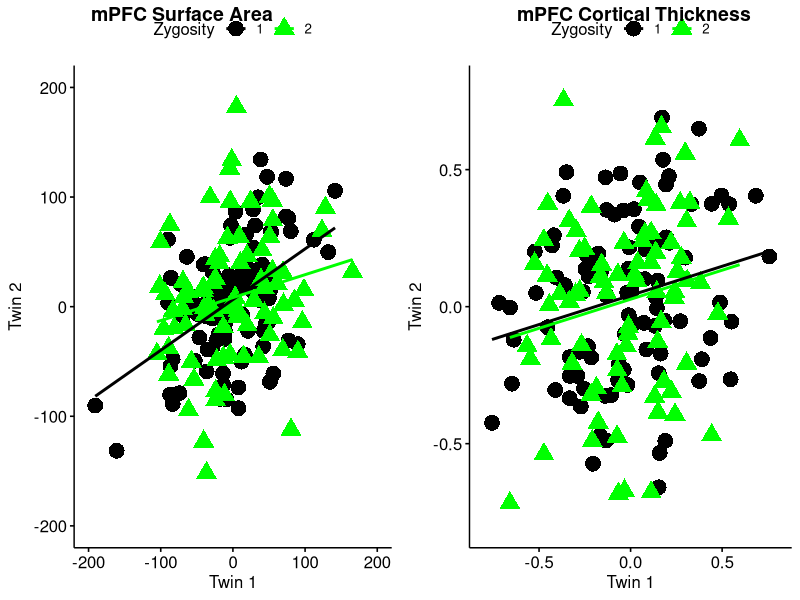
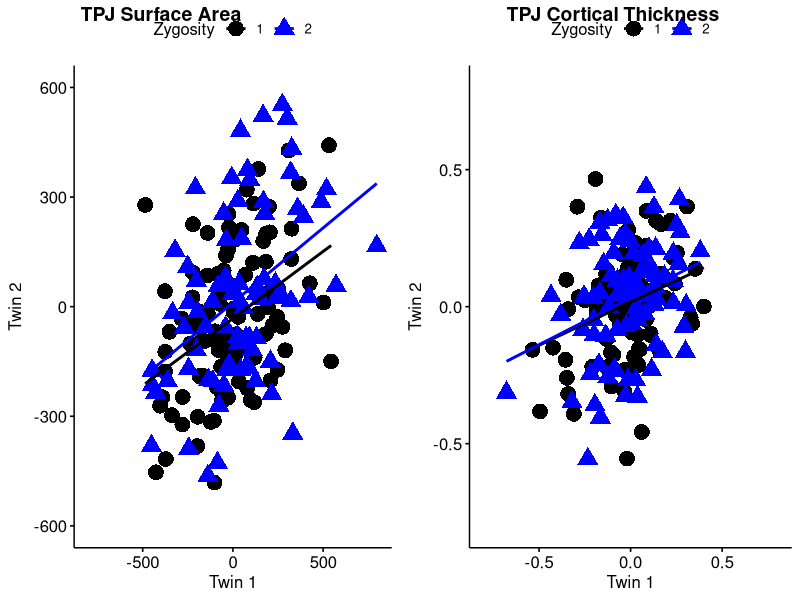
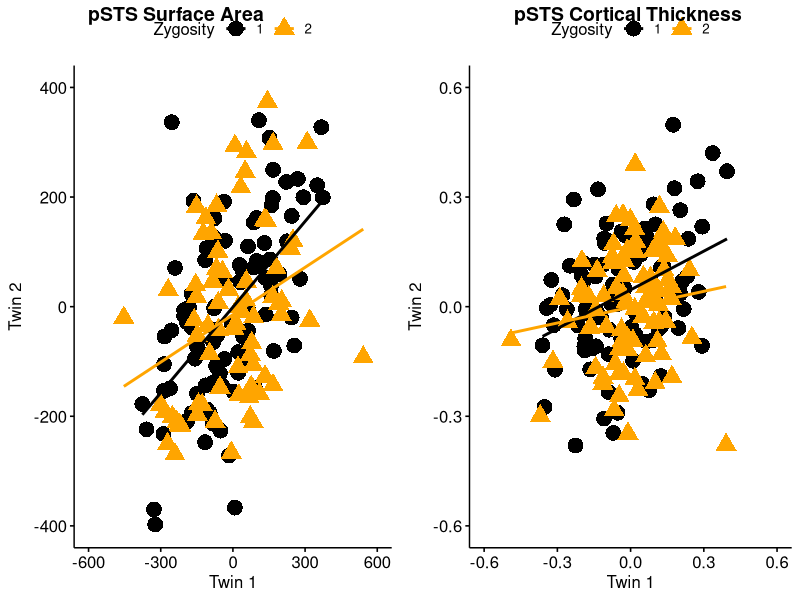
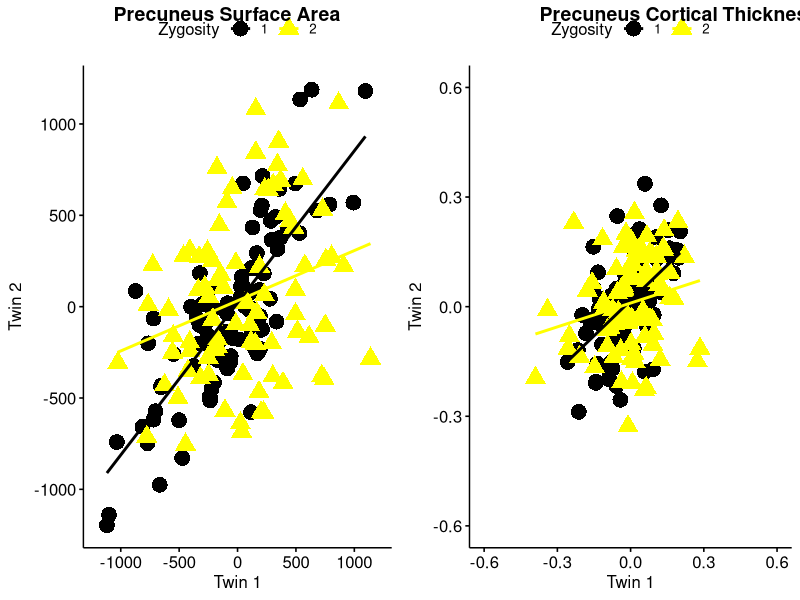
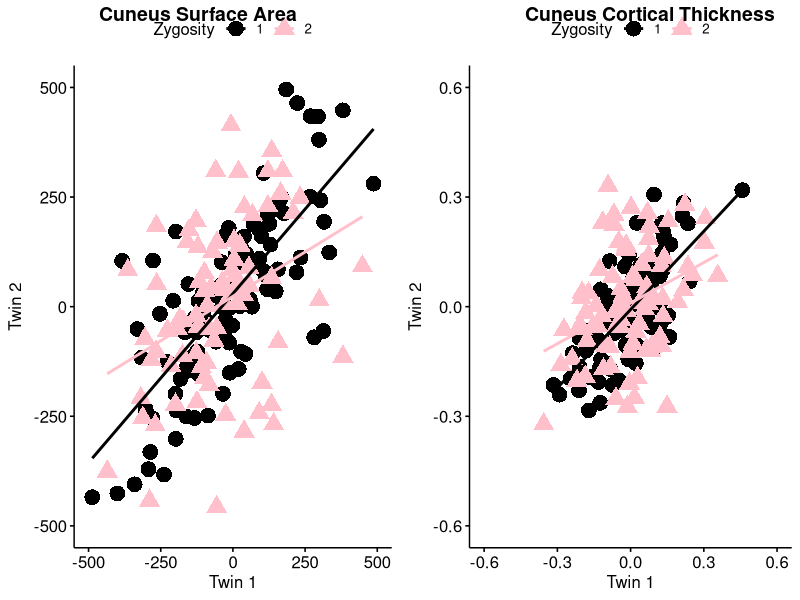
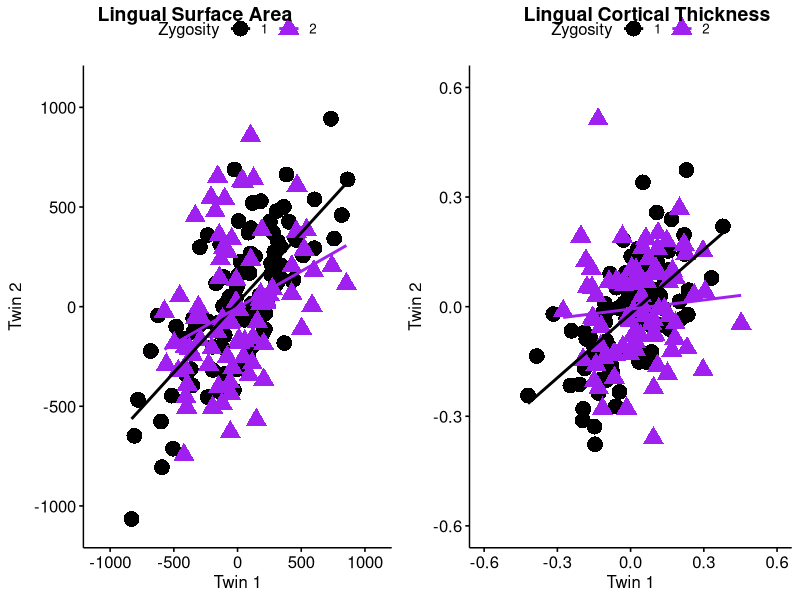

The R script that drew these images, in order:
## ---- chunk 1
knitr::opts_chunk$set(echo = TRUE)

options(repos = list(CRAN="http://cran.rstudio.com/"))
## ---- chunk 2
#setwd("J:/Workgroups/FSW/Zwaartekracht/Papers/Mara van der Meulen/2020_vanderMeulen_DCN/0. PublicationPackage/5. Processed data files")
setwd("J:/Workgroups/FSW/Zwaartekracht/Papers/Mara van der Meulen/2020_vanderMeulen_DCN/0. PublicationPackage/5. Processed data files")


### LOADING DATA ###
# Please note: In order to take into account effects of age, sex, and IQ on behavior and structural measures of the social brain, 
# we performed regression analyses on all outcome measures, with age, sex, and IQ as predictor variables.
# We then used the unstandardized residuals as variables in our subsequent analyses.



# For univariate analyses on heritability of bilateral brain structure, use file "vanderMeulen_DCN_2020_Data_BehGen_Univariate_Brain.csv"
## variables for surface area
### mPFC_SA_WINS_RES 
### TPJ_SA_RES
### pSTS_SA_RES 
### Precuneus_SA_RES 
### Cuneus_SA_RES
### Lingual_SA_RES

## variables for cortical thickness
### mPFC_CT_RES 
### TPJ_CT_WINS_RES 
### pSTS_CT_RES 
### Precuneus_CT_RES
### Cuneus_CT_RES 
### Lingual_CT_WINS_RES 

#If necessary, install the packages below.
#install.packages("ellipsis")
#install.packages("ggpubr")
#install.packages("car")

# Open required packages
library("ggpubr")
library("cowplot")
library("ggplot2")
library("dplyr")

## Open csv-file in R-studio, turn into data frame
dataTwinR<- read.csv2("vanderMeulen_DCN_2020_Data_BehGen_Univariate_Brain.csv", header=T, sep=",", dec=".")
dataTwinR<-data.frame(dataTwinR)

dataTwinR$Zygosity<-as.factor(dataTwinR$Zygosity)
## ---- chunk 3
mPFC_SA <- ggscatter(dataTwinR, x = "mPFC_SA_WINS_RES_C1", y = "mPFC_SA_WINS_RES_C2",
                     add = "reg.line",                         # Add regression line
                     color = "Zygosity", palette = c("black","green"),      # Color by groups  
                     shape = "Zygosity",                       # Change point shape by groups 
                     size = 5,
                     xlab = "Twin 1", ylab = "Twin 2") + ylim(-200, 200) + xlim (-200, 200)
  stat_cor(aes(color = Zygosity), method = "pearson",  cor.coef.name = "r", label.x = 3)           # Add correlation coefficient

mPFC_CT <- ggscatter(dataTwinR, x = "mPFC_CT_RES_C1", y = "mPFC_CT_RES_C2",
                     add = "reg.line",                         # Add regression line
                     color = "Zygosity", palette = c("black","green"),      # Color by groups  
                     shape = "Zygosity",                       # Change point shape by groups 
                     size = 5,
                     xlab = "Twin 1", ylab = "Twin 2") + ylim(-0.8, 0.8) + xlim (-0.8, 0.8)
  stat_cor(aes(color = Zygosity), method = "pearson",  cor.coef.name = "r", label.x = 3)           # Add correlation coefficient

ggarrange(mPFC_SA, mPFC_CT, #combine the figures
          labels = c("mPFC Surface Area", "mPFC Cortical Thickness"), 
          ncol = 2, nrow = 1) 
## ---- chunk 4
TPJ_SA <- ggscatter(dataTwinR, x = "TPJ_SA_RES_C1", y = "TPJ_SA_RES_C2",
                     add = "reg.line",                         # Add regression line
                     color = "Zygosity", palette = c("black","blue"),      # Color by groups  
                     shape = "Zygosity",                       # Change point shape by groups 
                     size = 5,
                     xlab = "Twin 1", ylab = "Twin 2") + ylim(-600, 600) + xlim (-800, 800)
  stat_cor(aes(color = Zygosity), method = "pearson",  cor.coef.name = "r", label.x = 3)           # Add correlation coefficient

TPJ_CT <- ggscatter(dataTwinR, x = "TPJ_CT_WINS_RES_C1", y = "TPJ_CT_WINS_RES_C2",
                     add = "reg.line",                         # Add regression line
                     color = "Zygosity", palette = c("black","blue"),      # Color by groups  
                     shape = "Zygosity",                       # Change point shape by groups 
                     size = 5,
                     xlab = "Twin 1", ylab = "Twin 2") + ylim(-0.8, 0.8) + xlim (-0.8, 0.8)
  stat_cor(aes(color = Zygosity), method = "pearson",  cor.coef.name = "r", label.x = 3)           # Add correlation coefficient

ggarrange(TPJ_SA, TPJ_CT, #combine the figures
          labels = c("TPJ Surface Area", "TPJ Cortical Thickness"), 
          ncol = 2, nrow = 1) 
## ---- chunk 5
pSTS_SA <- ggscatter(dataTwinR, x = "pSTS_SA_RES_C1", y = "pSTS_SA_RES_C2",
                     add = "reg.line",                         # Add regression line
                     color = "Zygosity", palette = c("black","orange"),      # Color by groups  
                     shape = "Zygosity",                       # Change point shape by groups 
                     size = 5,
                     xlab = "Twin 1", ylab = "Twin 2") + ylim(-400, 400) + xlim (-600, 600)
  stat_cor(aes(color = Zygosity), method = "pearson",  cor.coef.name = "r", label.x = 3)           # Add correlation coefficient

pSTS_CT <- ggscatter(dataTwinR, x = "pSTS_CT_RES_C1", y = "pSTS_CT_RES_C2",
                     add = "reg.line",                         # Add regression line
                     color = "Zygosity", palette = c("black","orange"),      # Color by groups  
                     shape = "Zygosity",                       # Change point shape by groups 
                     size = 5,
                     xlab = "Twin 1", ylab = "Twin 2") + ylim(-0.6, 0.6) + xlim (-0.6, 0.6)
  stat_cor(aes(color = Zygosity), method = "pearson",  cor.coef.name = "r", label.x = 3)           # Add correlation coefficient

ggarrange(pSTS_SA, pSTS_CT, #combine the figures
          labels = c("pSTS Surface Area", "pSTS Cortical Thickness"), 
          ncol = 2, nrow = 1) 
## ---- chunk 6
Precuneus_SA <- ggscatter(dataTwinR, x = "Precuneus_SA_RES_C1", y = "Precuneus_SA_RES_C2",
                     add = "reg.line",                         # Add regression line
                     color = "Zygosity", palette = c("black","yellow"),      # Color by groups  
                     shape = "Zygosity",                       # Change point shape by groups 
                     size = 5,
                     xlab = "Twin 1", ylab = "Twin 2") + ylim(-1200, 1200) + xlim (-1200, 1200)
  stat_cor(aes(color = Zygosity), method = "pearson",  cor.coef.name = "r", label.x = 3)           # Add correlation coefficient

Precuneus_CT <- ggscatter(dataTwinR, x = "Precuneus_CT_RES_C1", y = "Precuneus_CT_RES_C2",
                     add = "reg.line",                         # Add regression line
                     color = "Zygosity", palette = c("black","yellow"),      # Color by groups  
                     shape = "Zygosity",                       # Change point shape by groups 
                     size = 5,
                     xlab = "Twin 1", ylab = "Twin 2") + ylim(-0.6, 0.6) + xlim (-0.6, 0.6)
  stat_cor(aes(color = Zygosity), method = "pearson",  cor.coef.name = "r", label.x = 3)           # Add correlation coefficient

ggarrange(Precuneus_SA, Precuneus_CT, #combine the figures
          labels = c("Precuneus Surface Area", "Precuneus Cortical Thickness"), 
          ncol = 2, nrow = 1) 
## ---- chunk 7
Cuneus_SA <- ggscatter(dataTwinR, x = "Cuneus_SA_RES_C1", y = "Cuneus_SA_RES_C2",
                     add = "reg.line",                         # Add regression line
                     color = "Zygosity", palette = c("black","pink"),      # Color by groups  
                     shape = "Zygosity",                       # Change point shape by groups 
                     size = 5,
                     xlab = "Twin 1", ylab = "Twin 2") + ylim(-500, 500) + xlim (-500, 500)
  stat_cor(aes(color = Zygosity), method = "pearson",  cor.coef.name = "r", label.x = 3)           # Add correlation coefficient

Cuneus_CT <- ggscatter(dataTwinR, x = "Cuneus_CT_RES_C1", y = "Cuneus_CT_RES_C2",
                     add = "reg.line",                         # Add regression line
                     color = "Zygosity", palette = c("black","pink"),      # Color by groups  
                     shape = "Zygosity",                       # Change point shape by groups 
                     size = 5,
                     xlab = "Twin 1", ylab = "Twin 2") + ylim(-0.6, 0.6) + xlim (-0.6, 0.6)
  stat_cor(aes(color = Zygosity), method = "pearson",  cor.coef.name = "r", label.x = 3)           # Add correlation coefficient

ggarrange(Cuneus_SA, Cuneus_CT, #combine the figures
          labels = c("Cuneus Surface Area", "Cuneus Cortical Thickness"), 
          ncol = 2, nrow = 1) 
## ---- chunk 8
Lingual_SA <- ggscatter(dataTwinR, x = "Lingual_SA_RES_C1", y = "Lingual_SA_RES_C2",
                     add = "reg.line",                         # Add regression line
                     color = "Zygosity", palette = c("black","purple"),      # Color by groups  
                     shape = "Zygosity",                       # Change point shape by groups 
                     size = 5,
                     xlab = "Twin 1", ylab = "Twin 2") + ylim(-1100, 1100) + xlim (-1100, 1100)
  stat_cor(aes(color = Zygosity), method = "pearson",  cor.coef.name = "r", label.x = 3)           # Add correlation coefficient

Lingual_CT <- ggscatter(dataTwinR, x = "Lingual_CT_WINS_RES_C1", y = "Lingual_CT_WINS_RES_C2",
                     add = "reg.line",                         # Add regression line
                     color = "Zygosity", palette = c("black","purple"),      # Color by groups  
                     shape = "Zygosity",                       # Change point shape by groups 
                     size = 5,
                     xlab = "Twin 1", ylab = "Twin 2") + ylim(-0.6, 0.6) + xlim (-0.6, 0.6)
  stat_cor(aes(color = Zygosity), method = "pearson",  cor.coef.name = "r", label.x = 3)           # Add correlation coefficient

ggarrange(Lingual_SA, Lingual_CT, #combine the figures
          labels = c("Lingual Surface Area", "Lingual Cortical Thickness"), 
          ncol = 2, nrow = 1) 
